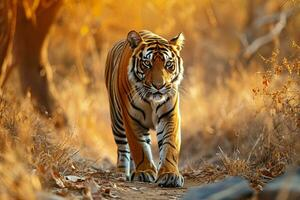
#> input picture images/01.jpg, 300 x 200 px
$ python -i processing.py   (imports and definitions only)
#> lines starting #> are read from the running program, lines starting #| are printed output that depends on the picture; after the words box and inside, x2 and y2 are one past the last pixel; in counts of white or black regions, pixels touching at a corner belong together
#> further down, picture is the input picture: shape (200, 300, 3); mean B, G, R 61.5, 111.3, 154.3
import cv2

def process_image(img):
    gray = cv2.cvtColor(img, cv2.COLOR_BGR2GRAY)
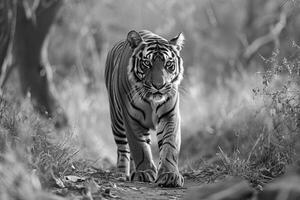
#> gray: shape (200, 300); min 0, max 252, mean 118.5
    blurred = cv2.GaussianBlur(gray, (5, 5), 1.4)
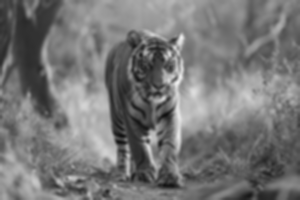
#> blurred: shape (200, 300); min 17, max 237, mean 118.5
    _, thresholded = cv2.threshold(blurred, 80, 255, cv2.THRESH_BINARY)
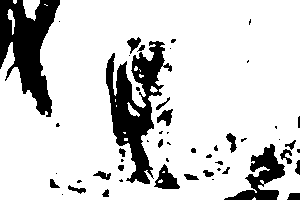
#> thresholded: shape (200, 300); 82.2% white; 52 black regions (26 under 20 px), largest, box (x1, y1, x2, y2) and area: (106, 41, 172, 184) 3870, (0, 0, 60, 117) 3685, (224, 144, 285, 200) 1299

    return thresholded

>>> import cv2
>>> picture = cv2.imread('images/01.jpg')
>>> result = process_image(picture)

$ run again, on images/03.jpg
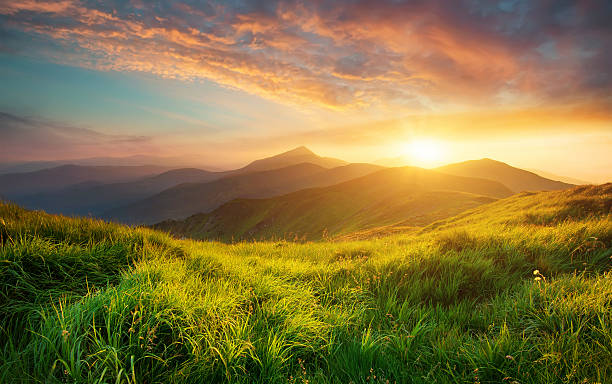
#> input picture images/03.jpg, 612 x 384 px
#> picture is the input picture: shape (384, 612, 3); mean B, G, R 66.6, 117.5, 134.5
#> in process_image, `blurred = cv2.GaussianBlur(gray, (5, 5), 1.4)`:
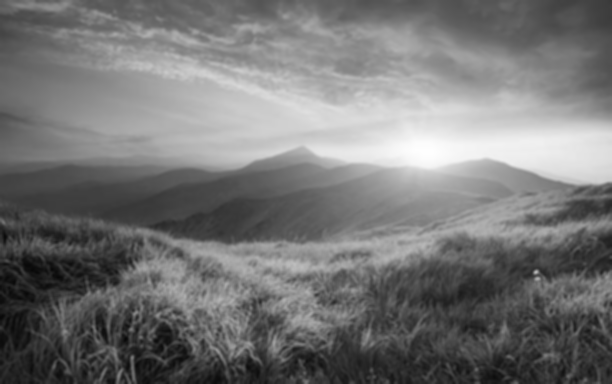
#> blurred: shape (384, 612); min 7, max 254, mean 116.8
#> in process_image, `_, thresholded = cv2.threshold(blurred, 80, 255, cv2.THRESH_BINARY)`:
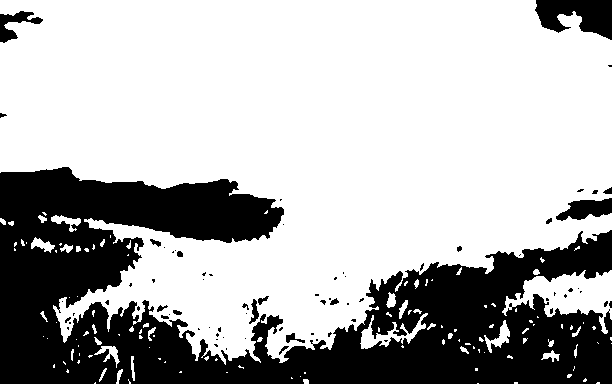
#> thresholded: shape (384, 612); 69.6% white; 75 black regions (56 under 20 px), largest, box (x1, y1, x2, y2) and area: (0, 167, 612, 384) 66967, (535, 0, 612, 40) 2048, (556, 198, 612, 221) 790

$ run again, on images/04.jpg
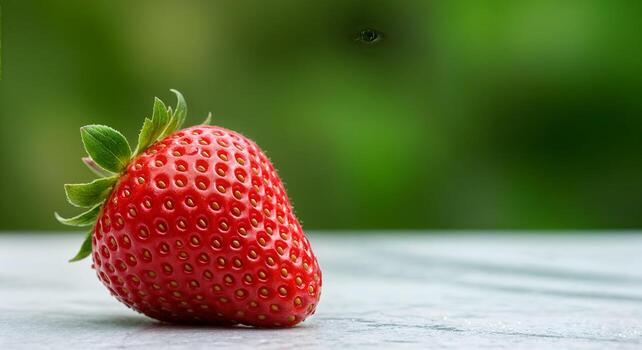
#> input picture images/04.jpg, 642 x 350 px
#> picture is the input picture: shape (350, 642, 3); mean B, G, R 73.5, 116.1, 112.3
#> in process_image, `gray = cv2.cvtColor(img, cv2.COLOR_BGR2GRAY)`:
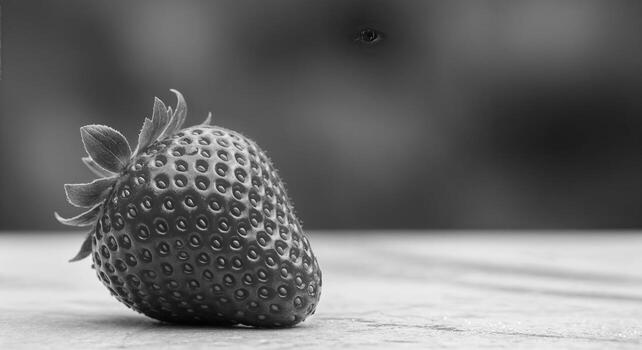
#> gray: shape (350, 642); min 4, max 252, mean 110.1
#> in process_image, `_, thresholded = cv2.threshold(blurred, 80, 255, cv2.THRESH_BINARY)`:
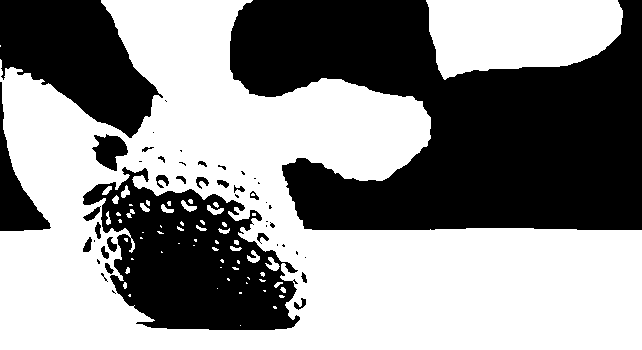
#> thresholded: shape (350, 642); 55.6% white; 46 black regions (23 under 20 px), largest, box (x1, y1, x2, y2) and area: (230, 0, 642, 230) 62354, (83, 167, 300, 330) 19918, (0, 0, 163, 138) 13169
